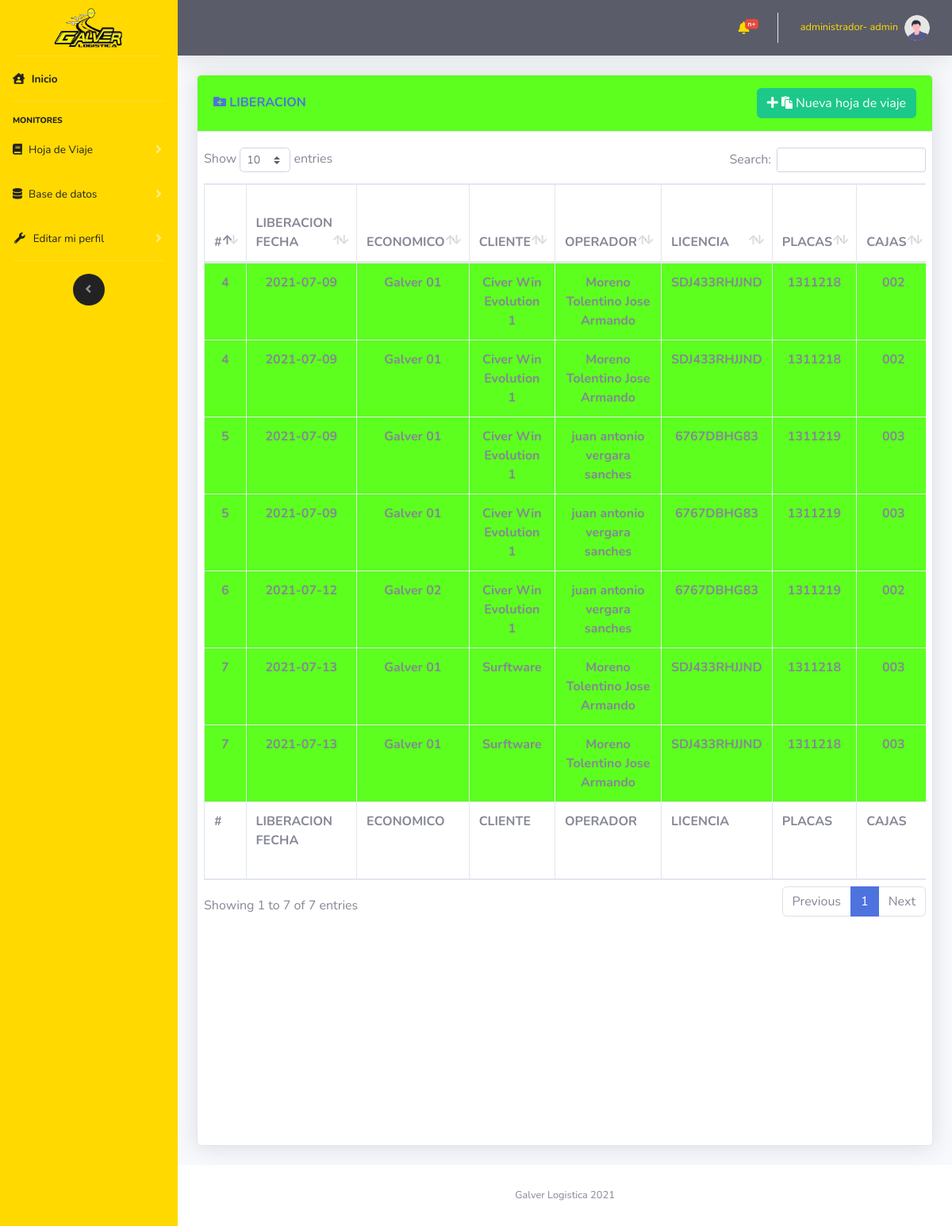
Page /vistas/HDV_Liberacion.php (signed in) on the earlier database version.
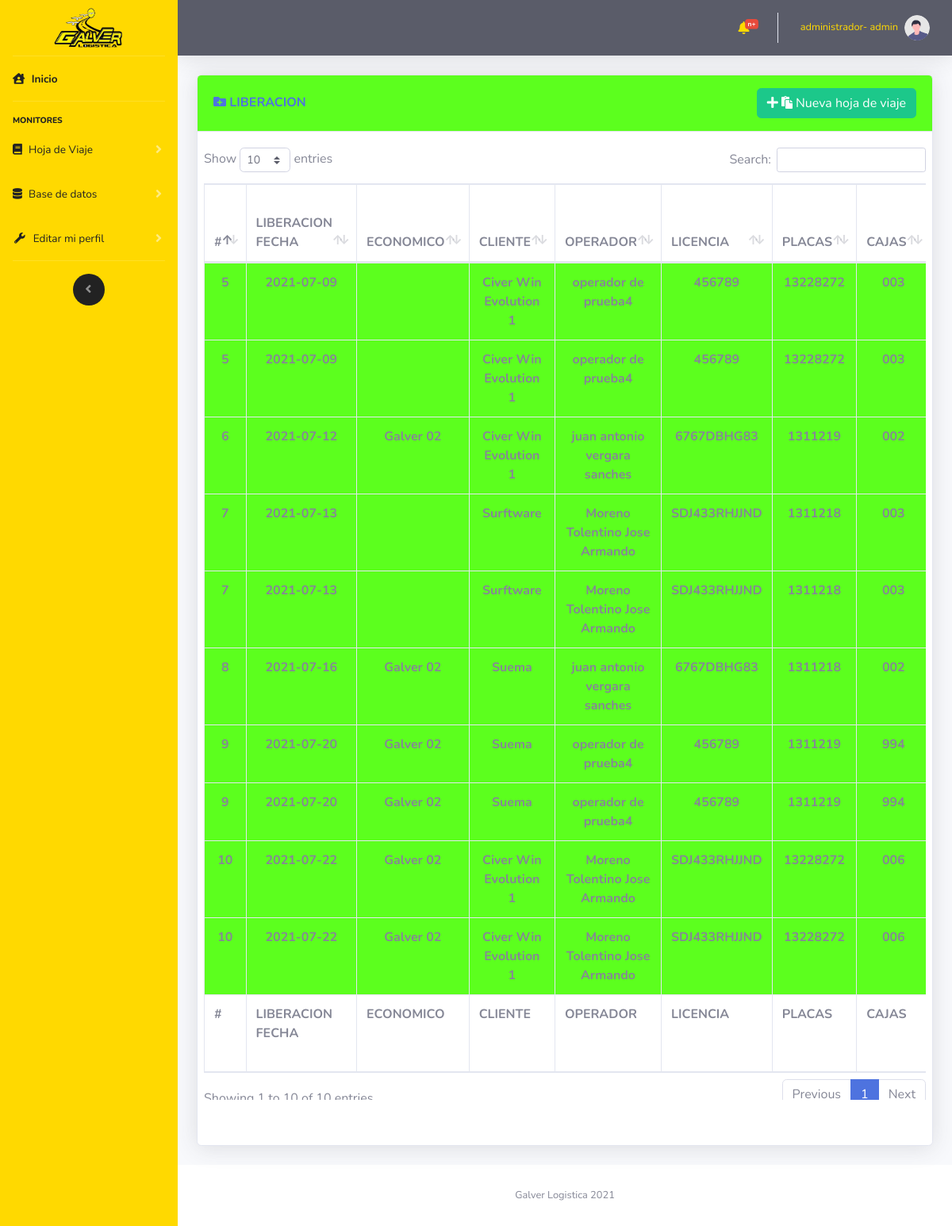
Same page on the later database version.
### tables this page shows
CREATE TABLE `viaje` (
  `id_viaje` int(11) NOT NULL,
  `id_hojaDeViaje` int(11) NOT NULL,
  `id_viajeEstado` int(11) NOT NULL,
  `id_empresaEmisora` int(11) NOT NULL,
  `id_empresaReceptora` int(11) NOT NULL,
  `id_carga` int(11) NOT NULL,
  `id_unidadDeMedida` int(11) NOT NULL,
  `viaje_fechaDeArribo` datetime NOT NULL,
  `viaje_fechaDeCarga` datetime NOT NULL,
  `viaje_fechaDeLlegadaDeDescarga` datetime NOT NULL,
  `viaje_fechaDeDescarga` datetime NOT NULL,
  `viaje_cargaCantidad` double NOT NULL,
  `viaje_cargaProporcionUM` double NOT NULL,
  `id_remolque` int(11) NOT NULL,
  `id_remolqueServicio` int(11) NOT NULL,
  `viaje_talon1` varchar(40) NOT NULL,
  `viaje_talon2` varchar(40) NOT NULL,
  `viaje_origen` varchar(500) NOT NULL,
  `viaje_destino` varchar(500) NOT NULL,
  `viaje_folioDeCarga` varchar(50) NOT NULL,
  `viaje_folioDeBascula` varchar(50) NOT NULL,
  `viaje_observacion_carga` varchar(500) NOT NULL,
  `viaje_sellos` varchar(300) NOT NULL,
  `estadoRegistro` int(11) NOT NULL
);

CREATE TABLE `hoja_de_viaje` (
  `id_hojaDeViaje` int(11) NOT NULL,
  `id_creador` int(11) NOT NULL,
  `id_editor` int(11) NOT NULL,
  `hojaDeViaje_fechaDeLiberacion` datetime NOT NULL,
  `hojaDeViaje_fechaDeEdicion` datetime NOT NULL,
  `hojaDeViaje_observaciones` varchar(500) NOT NULL,
  `hojaDeViaje_tipoDeViaje` int(11) NOT NULL,
  `hojaDeViaje_estadoDeViaje` int(11) NOT NULL,
  `estadoRegistro` int(11) NOT NULL
);

### controlador/modulos/selects.php (called while the page is built, shortened)
<?php
    function muestraHDV($mysqli,$estado)
    {
        $consulta=
        "SELECT
		viaje.id_viaje as ID_VIAJE,
        hoja_de_viaje.id_hojaDeViaje as ID,
		(SELECT empresaEmisoraNombre FROM empresa_emisora WHERE empresaEmisoraId= viaje.id_empresaEmisora LIMIT 1) as ECONOMICO,
        (SELECT operadorNombre FROM operadores WHERE operadorID= tractor_del_operador.id_operador LIMIT 1) as OPERADOR,
        (SELECT tractorPlaca FROM tractor WHERE tractorId= tractor_del_operador.id_tractor LIMIT 1) as PLACAS,
        (SELECT remolqueEconomico FROM remolque WHERE remolque.remolqueID = viaje.id_remolque LIMIT 1) as CAJAS,
        (SELECT operadorLisencia FROM operadores WHERE operadorID= tractor_del_operador.id_operador LIMIT 1) as LICENCIA,
        viaje.viaje_talon1 as TALON1,
        viaje.viaje_talon2 as TALON2,
        hoja_de_viaje.hojaDeViaje_fechaDeLiberacion as LIBERACION_FECHA,
        viaje.viaje_fechaDeArribo as FECHA_ARRIBO,
        viaje.viaje_fechaDeArribo as FECHA_CARGA,
        viaje.viaje_folioDeCarga as FOLIO_DE_CARGA,
        (viaje.viaje_cargaCantidad * viaje.viaje_cargaProporcionUM) as TONELADAS,
        hoja_de_viaje.hojaDeViaje_observaciones as OBSERVACIONES,
        viaje.viaje_fechaDeDescarga as FECHA_ENTREGA,
        destino.destino_nombre as ORIGEN,
        viaje.viaje_destino as DESTINO,
        (SELECT empresaReceptoraNombre FROM empresa_receptora WHERE empresaReceptoraId = viaje.id_empresaReceptora) as CLIENTE,
        viaje.viaje_folioDeCarga AS FOLIO_CARGA,
        viaje.viaje_folioDeBascula AS FOLIO_BASCULA,
        viaje.viaje_observacion_carga AS OBSERVACION_CARGA,
        viaje.viaje_sellos AS SELLOS_CARGA,
        viaje.id_viajeEstado as ID_ESTADO
        FROM `viaje`
        INNER JOIN tractor_del_operador ON tractor_del_operador.id_hojaDeViaje = viaje.id_hojaDeViaje
        INNER JOIN hoja_de_viaje ON hoja_de_viaje.id_hojaDeViaje = viaje.id_hojaDeViaje
        INNER JOIN destino ON destino.destino_id = viaje.viaje_origen
        WHERE viaje.id_viajeEstado=$estado
        ORDER BY hoja_de_viaje.id_hojaDeViaje asc;";
        $result = $mysqli->query($consulta);
        return $result;
    }
?>

### vistas/HDV_Liberacion.php (the view, shortened to what the changed rows need)
<?php
    include "../import/componentes/head.php";
    include "../import/componentes/navbarLateral.php";
    include "../import/componentes/navbarHorizontal.php";
    include "../controlador/coneccion/config.php";
    include "../controlador/modulos/selects.php";
?>
<div class="container-fluid">
    <div class="row">
            <div class="col-12">
                <div class="card shadow mb-4 card_hdv">
                    <div class="card-body">
                        <div class="chart-area">
                            <div class="row cardScroll">
                                <div class="table-responsive">
                                    <table class="table table-bordered"
                                    id="dataTable" width="100%">
                                        <thead>
                                            <tr>
                                                <th scope="col">#</th>
                                                <th scope="col">LIBERACION FECHA</th>
                                                <th scope="col">ECONOMICO</th>
                                                <th scope="col">CLIENTE</th>
                                                <th scope="col">OPERADOR</th>
                                                <th scope="col">LICENCIA</th>
                                                <th scope="col">PLACAS</th>
                                                <th scope="col">CAJAS</th>
                                            </tr>
                                        </thead>
                                        <tfoot>
                                            <tr>
                                                <th scope="col">#</th>
                                                <th scope="col">LIBERACION FECHA</th>
                                                <th scope="col">ECONOMICO</th>
                                                <th scope="col">CLIENTE</th>
                                                <th scope="col">OPERADOR</th>
                                                <th scope="col">LICENCIA</th>
                                                <th scope="col">PLACAS</th>
                                                <th scope="col">CAJAS</th>
                                            </tr>
                                        </tfoot>
                                        <tbody class=" text-center">
                                        <?php
                                        $hdv=muestraHDV($mysqli,1);
                                        while ($filas =$hdv->fetch_assoc())
                                        {
                                            $talones=($filas["TALON2"]!="")?$filas["TALON1"]."<br>".$filas["TALON2"]:$filas["TALON1"];
                                            echo
                                            "<tr bgcolor='#5cff1e' class=' font-weight-bold' style='#FFFFFF'>".
                                            "<td>".$filas["ID"]."</td>".
                                            "<td>".substr($filas["LIBERACION_FECHA"], 0, -9)."</td>".
                                            "<td>".$filas["ECONOMICO"]."</td>".
                                            "<td>".$filas["CLIENTE"]."</td>".
                                            "<td>".$filas["OPERADOR"]."</td>".
                                            "<td>".$filas["LICENCIA"]."</td>".
                                            "<td>".$filas["PLACAS"]."</td>".
                                            "<td>".$filas["CAJAS"]."</td>".
                                            "<td>".$talones."</td>".
                                            "<td>".$filas["TONELADAS"]."</td>".
                                            "<td>".$filas["ORIGEN"]."</td>".
                                            "<td><a href='./HDV_ArriboEdicion.php?id=".$filas["ID"]."'><button type='button' class='btn btn-warning'><i class='fas fa-edit'></i></button></a></td>".
                                            "<td><a href='./HDV_Arribo.php?id=".$filas["ID_VIAJE"]."'><button type='button' class='btn btn-warning'><i class='fas fa-arrow-alt-circle-right'></i></button></a></td>".
                                            "</tr>";
                                        }
                                        ?>
                                        </tbody>
                                    </table>
                                </div>
                            </div>
                        </div>
                    </div>
                </div>
            </div>
    </div>
    <?php
    include "../import/componentes/footer.php";
    include "../import/componentes/js/main.php";
?>

Differences in the rows shown:
no longer on this page (row edited): viaje: hoja_de_viaje.id_hojaDeViaje "4", hoja_de_viaje.hojaDeViaje_fechaDeLiberacion "2021-07-09", ECONOMICO "Galver 01", CLIENTE "Civer Win Evolution 1", OPERADOR "Moreno Tolentino Jose Armando", LICENCIA "SDJ433RHJJND", PLACAS "1311218", CAJAS "002"
no longer on this page (row edited): viaje: hoja_de_viaje.id_hojaDeViaje "4", hoja_de_viaje.hojaDeViaje_fechaDeLiberacion "2021-07-09", ECONOMICO "Galver 01", CLIENTE "Civer Win Evolution 1", OPERADOR "Moreno Tolentino Jose Armando", LICENCIA "SDJ433RHJJND", PLACAS "1311218", CAJAS "002"
changed viaje (number 1 of 10 on the later page): OPERADOR "juan antonio vergara sanches" → "operador de prueba4"; LICENCIA "6767DBHG83" → "456789"; PLACAS "1311219" → "13228272"; ECONOMICO "Galver 01" → (not shown)
changed viaje (number 2 of 10 on the later page): OPERADOR "juan antonio vergara sanches" → "operador de prueba4"; LICENCIA "6767DBHG83" → "456789"; PLACAS "1311219" → "13228272"; ECONOMICO "Galver 01" → (not shown)
changed viaje (number 4 of 10 on the later page): ECONOMICO "Galver 01" → (not shown); moves up the list
changed viaje (number 5 of 10 on the later page): ECONOMICO "Galver 01" → (not shown)
added viaje: id_hojaDeViaje.id_hojaDeViaje "8", id_hojaDeViaje.hojaDeViaje_fechaDeLiberacion "2021-07-16", ECONOMICO "Galver 02", CLIENTE "Suema", OPERADOR "juan antonio vergara sanches", LICENCIA "6767DBHG83", PLACAS "1311218", CAJAS "002"
added viaje: id_hojaDeViaje.id_hojaDeViaje "9", id_hojaDeViaje.hojaDeViaje_fechaDeLiberacion "2021-07-20", ECONOMICO "Galver 02", CLIENTE "Suema", OPERADOR "operador de prueba4", LICENCIA "456789", PLACAS "1311219", CAJAS "994"
added viaje: id_hojaDeViaje.id_hojaDeViaje "9", id_hojaDeViaje.hojaDeViaje_fechaDeLiberacion "2021-07-20", ECONOMICO "Galver 02", CLIENTE "Suema", OPERADOR "operador de prueba4", LICENCIA "456789", PLACAS "1311219", CAJAS "994"
added viaje: id_hojaDeViaje.id_hojaDeViaje "10", id_hojaDeViaje.hojaDeViaje_fechaDeLiberacion "2021-07-22", ECONOMICO "Galver 02", CLIENTE "Civer Win Evolution 1", OPERADOR "Moreno Tolentino Jose Armando", LICENCIA "SDJ433RHJJND", PLACAS "13228272", CAJAS "006"
added viaje: id_hojaDeViaje.id_hojaDeViaje "10", id_hojaDeViaje.hojaDeViaje_fechaDeLiberacion "2021-07-22", ECONOMICO "Galver 02", CLIENTE "Civer Win Evolution 1", OPERADOR "Moreno Tolentino Jose Armando", LICENCIA "SDJ433RHJJND", PLACAS "13228272", CAJAS "006"
Other differences:
text written by a page script: "Show entries Search: Showing 1 to 7 of 7 entries Previous 1 Next" → "Show entries Search: Showing 1 to 10 of 10 entries Previous 1 Next"
